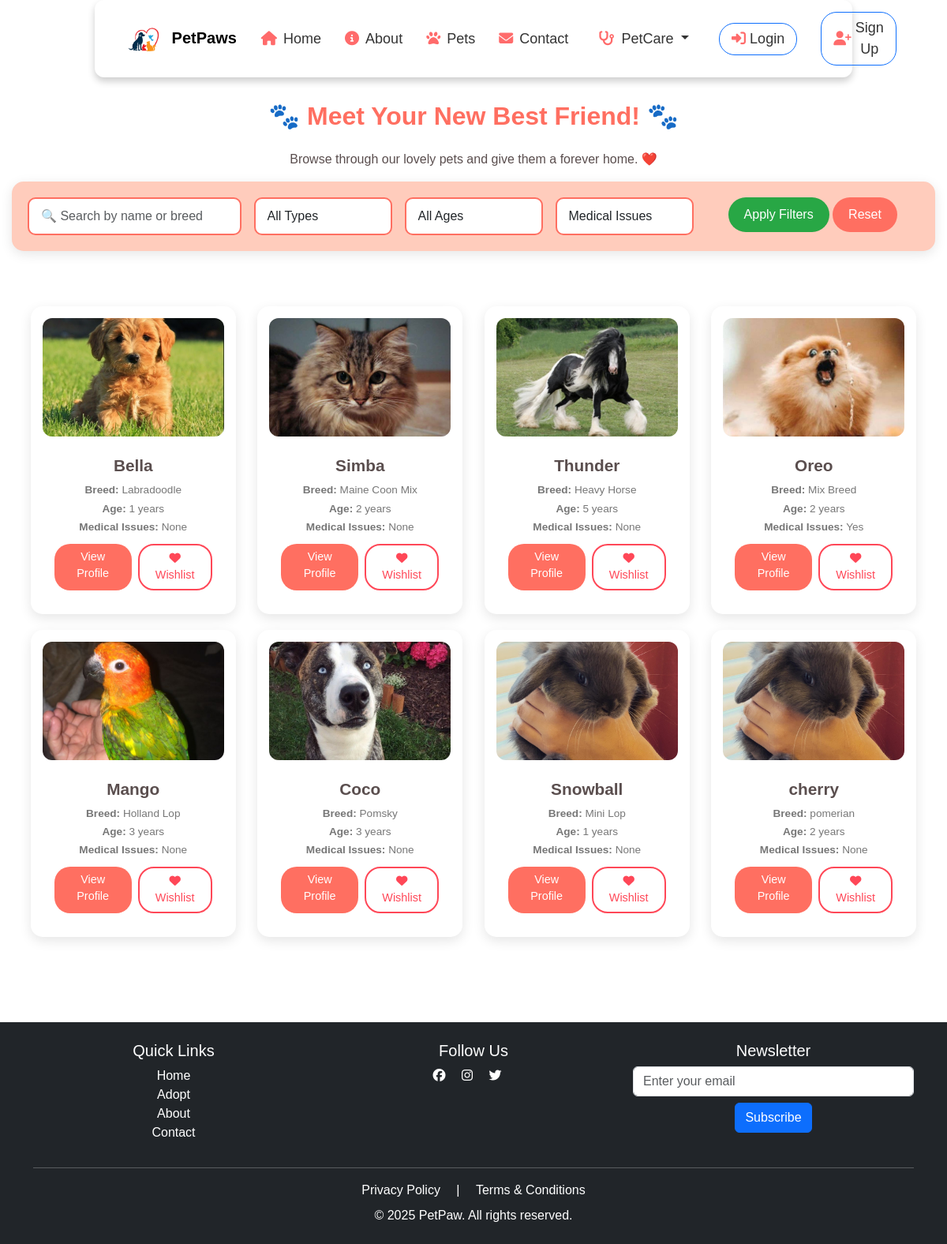
/pets/, run on the app's committed database.
### PetPaws/models.py (models this page shows, shortened)
class Pet(models.Model):
    STATUS_CHOICES = [
        ('Available', 'Available'),
        ('Adopted', 'Adopted'),
        ('Under Review', 'Under Review'),
        ('Sold', 'Sold'),
    ]
    PET_TYPE_CHOICES = [
        ('Dog', 'Dog'),
        ('Cat', 'Cat'),
        ('Bird', 'Bird'),
        ('Horse', 'Horse'),
        ('Other', 'Other'),
    ]
    name = models.CharField(max_length=100)
    breed = models.CharField(max_length=100)
    age = models.PositiveIntegerField()
    description = models.TextField(blank=True, null=True)
    image = models.ImageField(upload_to='pet_images/', default='pet_images/default_pet.jpg')
    status = models.CharField(max_length=50, choices=STATUS_CHOICES, default='Available')
    owner = models.ForeignKey(settings.AUTH_USER_MODEL, on_delete=models.CASCADE, related_name='pets')
    medical_issues = models.CharField(max_length=255, blank=True, null=True)
    pet_type = models.CharField(max_length=50, choices=PET_TYPE_CHOICES)
    other_pet_type = models.CharField(max_length=100, blank=True, null=True)
    address = models.CharField(max_length=255)

### PetPaws/views.py (the view)
# urls.py: path('pets/', views.pets_view, name='pets'),  # List all pets
def pets_view(request):
    django_pets = Pet.objects.all()
    flask_api_url = f"{settings.FLASK_API_BASE_URL}/pets/all"
    try:
        response = requests.get(flask_api_url)
        flask_pets = response.json() if response.status_code == 200 else []
        for pet in flask_pets:
            filename = pet.get("image_filename")
            pet["image_url"] = f"http://localhost:5000/static/images/{filename}"
    except Exception as e:
        print(f"Error fetching Flask API pets: {e}")
        flask_pets = []
    context = {
        'django_pets': django_pets,
        'flask_pets': flask_pets
    }
    return render(request, 'pets.html', context)

### PetPaws/templates/pets.html (shortened to what this page needs)
{% extends "base.html" %}
{% load static %}
{% block content %}
<link rel="stylesheet" href="{% static 'petstyles.css' %}">
<div class="container my-5">
    <h2 class="text-center mb-4">🐾 Meet Your New Best Friend! 🐾</h2>
    <p class="text-center text-muted">Browse through our lovely pets and give them a forever home. ❤️</p>
    <div class="filter-container">
        <div class="row g-3">
            <div class="col-md-3">
                <input type="text" id="searchPet" class="form-control" placeholder="🔍 Search by name or breed">
            </div>
            <div class="col-md-2">
                <select id="filterType" class="form-select">
                    <option value="">All Types</option>
                </select>
            </div>
            <div class="col-md-2">
                <select id="filterAge" class="form-select">
                    <option value="">All Ages</option>
                </select>
            </div>
            <div class="col-md-2">
                <select id="filterMedical" class="form-select">
                    <option value="">Medical Issues</option>
                </select>
            </div>
            <div class="col-md-3 text-center">
                <button onclick="filterPets()" class="apply-btn btn">Apply Filters</button>
                <button onclick="resetFilters()" class="reset-btn btn">Reset</button>
            </div>
        </div>
    </div>
    <div class="pets-container" id="petGrid">
        {% for pet in django_pets %}
        <div class="pet-card"
            data-name="{{ pet.name|lower }}"
            data-breed="{{ pet.breed|lower }}"
            data-type="{{ pet.pet_type }}"
            data-age="{{ pet.age }}"
            data-medical="{{ pet.medical_issues|default:'None' }}">
            <img src="{{ pet.image.url }}" alt="{{ pet.name }}" class="img-fluid">
            <div class="card-body">
                <h5 class="pet-name">{{ pet.name }}</h5>
                <p><strong>Breed:</strong> {{ pet.breed }}</p>
                <p><strong>Age:</strong> {{ pet.age }} years</p>
                <p><strong>Medical Issues:</strong> {{ pet.medical_issues|default:"None" }}</p>
                <div class="button-group">
                    <a href="{% url 'pet_profile' 'local' pet.id %}" class="btn btn-primary">View Profile</a>
                    <a href="{% url 'add_to_wishlist' pet.id %}" class="btn btn-outline-danger">
                        <i class="fas fa-heart"></i> Wishlist
                    </a>
                </div>
            </div>
        </div>
        {% endfor %}
    </div>
</div>
{% endblock %}

### PetPaws/templates/base.html (shortened to what this page needs)
{% load static %}
<!DOCTYPE html>
<html lang="en">
  <head>
    <link rel="stylesheet" href="https://cdn.jsdelivr.net/npm/bootstrap@5.3.3/dist/css/bootstrap.min.css">
    <link rel="stylesheet" href="{% static 'styles.css' %}">
  </head>
  <body>
    <nav class="navbar navbar-expand-lg navbar-light fixed-top">
        <div class="container">
            <div class="logo">
                <a class="navbar-brand" href="{% url 'home' %}">
                    <img src="{% static 'images/logo.png' %}" alt="PetPaw Logo" width="40">
                    PetPaws
                </a>
            </div>
            <div class="collapse navbar-collapse" id="navbarNav">
                <ul class="navbar-nav ms-auto nav-links">
                    <li class="nav-item"><a class="nav-links" href="{% url 'home' %}"><i class="fas fa-home"></i> Home</a></li>
                    <li class="nav-item"><a class="nav-links" href="{% url 'about' %}"><i class="fas fa-info-circle"></i> About</a></li>
                    <li class="nav-item"><a class="nav-links" href="{% url 'pets' %}"><i class="fas fa-paw"></i> Pets</a></li>
                    <li class="nav-item"><a class="nav-links" href="{% url 'contact' %}"><i class="fas fa-envelope"></i> Contact</a></li>
                    <li class="nav-item dropdown">
                        <a class="nav-link dropdown-toggle" href="#" data-bs-toggle="dropdown">
                            <i class="fas fa-stethoscope me-1"></i> PetCare
                        </a>
                    </li>
                    {% if request.user.is_authenticated %}
                        {% if request.user.is_superuser %}
                            <li class="nav-item"><a class="nav-link" href="{% url 'admin_dashboard' %}"><i class="fas fa-crown"></i> Admin</a></li>
                        {% endif %}
                        <li class="nav-item"><a class="nav-links" href="{% url 'wishlist' %}"><i class="fas fa-heart"></i> Wishlist</a></li>
                        <li class="nav-item"><a class="nav-links" href="{% url 'profile' %}"><i class="fas fa-user"></i> Profile</a></li>
                        <li class="nav-item"><a class="nav-links btn btn-danger" href="{% url 'logout' %}"><i class="fas fa-sign-out-alt"></i> Logout</a></li>
                    {% else %}
                        <li class="nav-item"><a class="nav-links btn btn-primary" href="{% url 'login' %}"><i class="fas fa-sign-in-alt"></i> Login</a></li>
                        <li class="nav-item"><a class="nav-links btn btn-outline-primary" href="{% url 'register' %}"><i class="fas fa-user-plus"></i> Sign Up</a></li>
                    {% endif %}
                </ul>
            </div>
        </div>
    </nav>
<div class="content-wrapper">
    {% block content %}
    {% endblock %}
</div>
<footer class="bg-dark text-white text-center py-4">
    <div class="container">
        <div class="row">
            <div class="col-md-4 footer-links">
                <h5>Quick Links</h5>
                <ul class="list-unstyled">
                    <li><a href="{% url 'home' %}" class="text-white">Home</a></li>
                    <li><a href="{% url 'pets' %}" class="text-white">Adopt</a></li>
                    <li><a href="{% url 'about' %}" class="text-white">About</a></li>
                    <li><a href="{% url 'contact' %}" class="text-white">Contact</a></li>
                </ul>
            </div>
            <div class="col-md-4">
                <h5>Follow Us</h5>
                <a href="#" class="text-white me-3"><i class="fab fa-facebook"></i></a>
                <a href="#" class="text-white me-3"><i class="fab fa-instagram"></i></a>
                <a href="#" class="text-white me-3"><i class="fab fa-twitter"></i></a>
            </div>
            <div class="col-md-4">
                <h5>Newsletter</h5>
                <form>
                    <input type="email" class="form-control mb-2" placeholder="Enter your email">
                    <button class="btn btn-primary">Subscribe</button>
                </form>
            </div>
        </div>
        <hr class="bg-light">
        <div class="mt-3">
            <a href="{% url 'privacy' %}" class="text-white me-3">Privacy Policy</a> |
            <a href="{% url 'terms' %}" class="text-white ms-3">Terms & Conditions</a>
        </div>
        <p class="mb-0 mt-2">&copy; 2025 PetPaw. All rights reserved.</p>
    </div>
</footer>
  </body>
</html>

### PetPaws/static/styles.css (style rules this page uses)
body { font-family: 'Poppins', sans-serif; background-color: #f8f9fa; color: #333; transition: background-color 0.3s ease-in-out; }
.logo { display: flex; align-items: center; font-size: 22px; font-weight: 600; color: #333; }
.logo img { width: 50px; height: auto; margin-right: 10px; }
footer { background: #222; color: white; padding: 30px 0; transition: background-color 0.3s ease-in-out; }
footer a { color: #ff9a9e; text-decoration: none; }
* { margin: 0; padding: 0; box-sizing: border-box; font-family: 'Poppins', sans-serif; }
body { margin: 0; padding: 0; background: #ffffff; position: relative; min-height: 100vh; }
.navbar { position: fixed; top: 0; left: 50%; transform: translateX(-50%); width: 80%; background: #fff; padding: 15px 30px; border-radius: 12px; box-shadow: 0 5px 10px rgba(0,0,0,0.2); transition: top 0.3s ease-in-out; z-index: 1000; }
.logo img { width: 40px; margin-right: 10px; }
.nav-links { display: flex; align-items: center; }
.nav-links li { list-style: none; margin: 0 15px; }
.nav-links li a { position: relative; color: #333; font-size: 18px; font-weight: 500; padding: 6px 0; text-decoration: none; }
.nav-links li a:before { content: ''; position: absolute; bottom: 0; left: 0; height: 3px; width: 0%; background: #ff4757; border-radius: 12px; transition: all 0.4s ease; }
.nav-links li a.btn { background: transparent; color: #333; padding: 6px 15px; border-radius: 20px; transition: all 0.3s ease-in-out; }

### PetPaws/static/petstyles.css (style rules this page uses)
.pets-container { display: grid; grid-template-columns: repeat(auto-fit, minmax(280px, 1fr)); gap: 25px; padding: 40px 20px; justify-content: center; }
.pet-card { background: #ffffff; border-radius: 12px; overflow: hidden; box-shadow: 0 5px 15px rgba(0, 0, 0, 0.15); transition: transform 0.3s ease-in-out, box-shadow 0.3s ease-in-out; position: relative; }
.pet-card img { width: 100%; height: 260px; object-fit: cover; border-radius: 12px 12px 0 0; }
.pet-card .card-body { padding: 15px; text-align: center; }
.pet-card h5 { font-size: 1.5rem; font-weight: bold; color: #333; margin-bottom: 8px; }
.pet-card p { font-size: 1rem; color: #666; margin: 5px 0; }
.button-group { margin-top: 12px; display: flex; justify-content: center; gap: 10px; }
.pet-card .btn-primary { background-color: #34efdf; border: none; padding: 8px 15px; font-size: 1rem; border-radius: 20px; transition: all 0.3s ease-in-out; }
.pet-card .btn-outline-danger { border: 2px solid #ff6b6b; color: #ff6b6b; background: transparent; padding: 8px 15px; border-radius: 20px; font-size: 1rem; transition: all 0.3s ease-in-out; }

### PetPaws/templates/base.html (style rules this page uses)
body { padding-top: 80px; }
.nav-links li a i { margin-right: 8px; color: #ff6b6b; transition: color 0.3s ease-in-out; }
.nav-links .btn i { margin-right: 5px; }
.content-wrapper { flex: 1; }
html, body { height: 100%; margin: 0; display: flex; flex-direction: column; }
.content-wrapper { flex: 1; padding-bottom: 20px; }
footer { margin-top: auto; }

### data on the page
Pet: image (picture), name "Bella", breed "Labradoodle", age "1", medical_issues "None"
Pet: image (picture), name "Simba", breed "Maine Coon Mix", age "2", medical_issues "None"
Pet: image (picture), name "Thunder", breed "Heavy Horse", age "5", medical_issues "None"
Pet: image (picture), name "Oreo", breed "Mix Breed", age "2", medical_issues "Yes"
Pet: image (picture), name "Mango", breed "Holland Lop", age "3", medical_issues "None"
Pet: image (picture), name "Coco", breed "Pomsky", age "3", medical_issues "None"
Pet: image (picture), name "Snowball", breed "Mini Lop", age "1", medical_issues "None"
Pet: image (picture), name "cherry", breed "pomerian", age "2", medical_issues "None"
